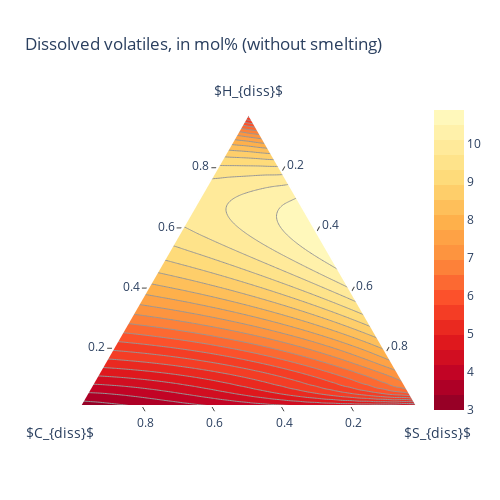
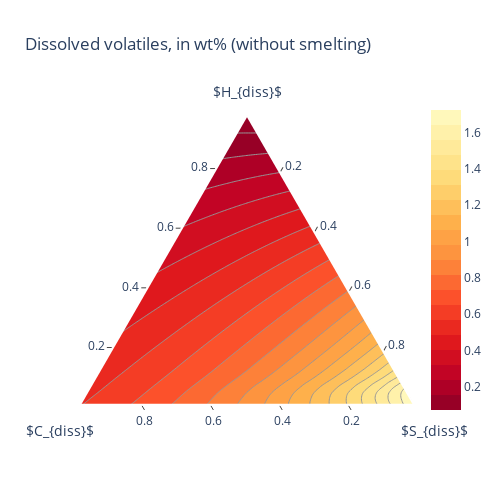

The code cell stored with these charts, in order, in its notebook:
### Markdown cell above
### Plot results (dissolved volatiles, no solubility limits, no smelting)

Here we generate Figures 5c and 5d in the main text. These demonstrate the corresponding amount of dissolved H, C, and/or S in mol% or wt%, respectively, required to produce the same deposits modeled above assuming volatiles sourced only from the magma (not constrained by solubility limits). Note that in these plots, we consider dissolved H, C, and S only whereas the previous plots considered all gas species. For example, here all C species are computed in as the concentration of C (as is typically done when reporting dissolved volatile contents, since particular complexing in the melt may not be known). In the previous plots, CO and CO$_2$ are both considered in the gas.

### Code cell
# molpercent composition space
# bulk_comp_list
Htot = [x['Htot'] for x in bulk_comp_list_simp]
Ctot = [x['Ctot'] for x in bulk_comp_list_simp]
Stot = [x['Stot'] for x in bulk_comp_list_simp]

# use nTot_list a function

fig = ff.create_ternary_contour(np.array([Htot, Ctot, Stot], dtype=float), np.array(tot_diss_as_moles, dtype=float),
                                pole_labels=['$H_{diss}$', '$C_{diss}$', '$S_{diss}$'],
                                interp_mode='cartesian',
                                ncontours=20,
                                colorscale='YlOrRd',
                                showscale=True,
                                showmarkers=False,
                                title='Dissolved volatiles, in mol% (without smelting)')
fig.show()
fig.write_image("diss_molper_nosmelt.svg")

# wtpercent composition space
# bulk_comp_list
Htot = [x['Htot'] for x in bulk_comp_list_simp]
Ctot = [x['Ctot'] for x in bulk_comp_list_simp]
Stot = [x['Stot'] for x in bulk_comp_list_simp]

# use nTot_list a function

fig = ff.create_ternary_contour(np.array([Htot, Ctot, Stot], dtype=float), np.array(tot_dissolved, dtype=float),
                                pole_labels=['$H_{diss}$', '$C_{diss}$', '$S_{diss}$'],
                                interp_mode='cartesian',
                                ncontours=20,
                                colorscale='YlOrRd',
                                showscale=True,
                                showmarkers=False,
                                title='Dissolved volatiles, in wt% (without smelting)')
fig.show()
fig.write_image("diss_wtper_nosmelt.svg")
